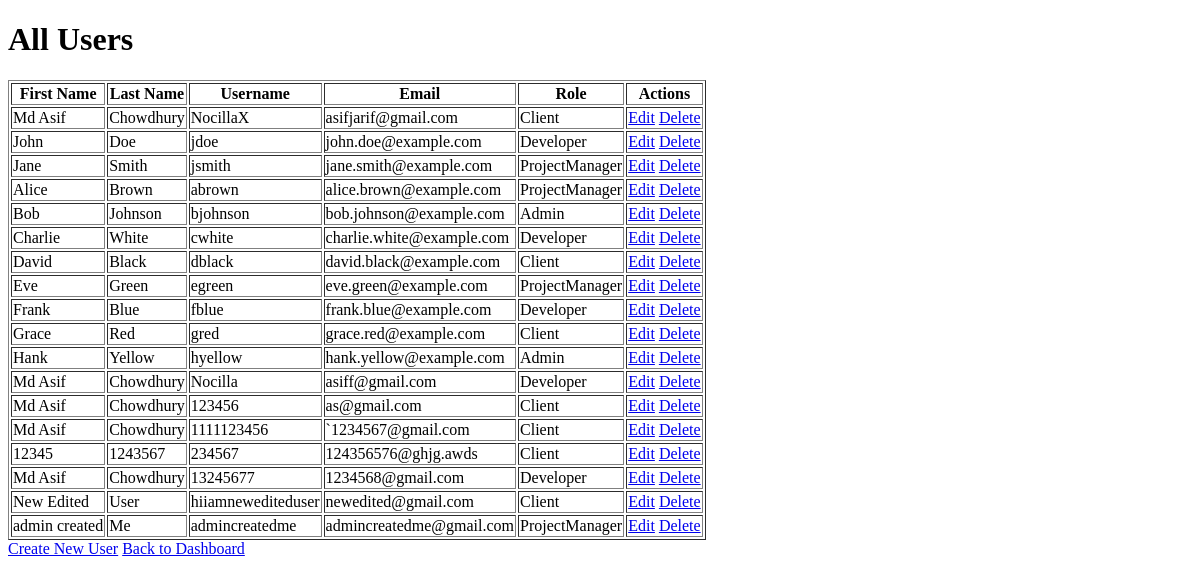
Page /controller/admin-user-controller.php?action=show_all (signed in) on the earlier database version.
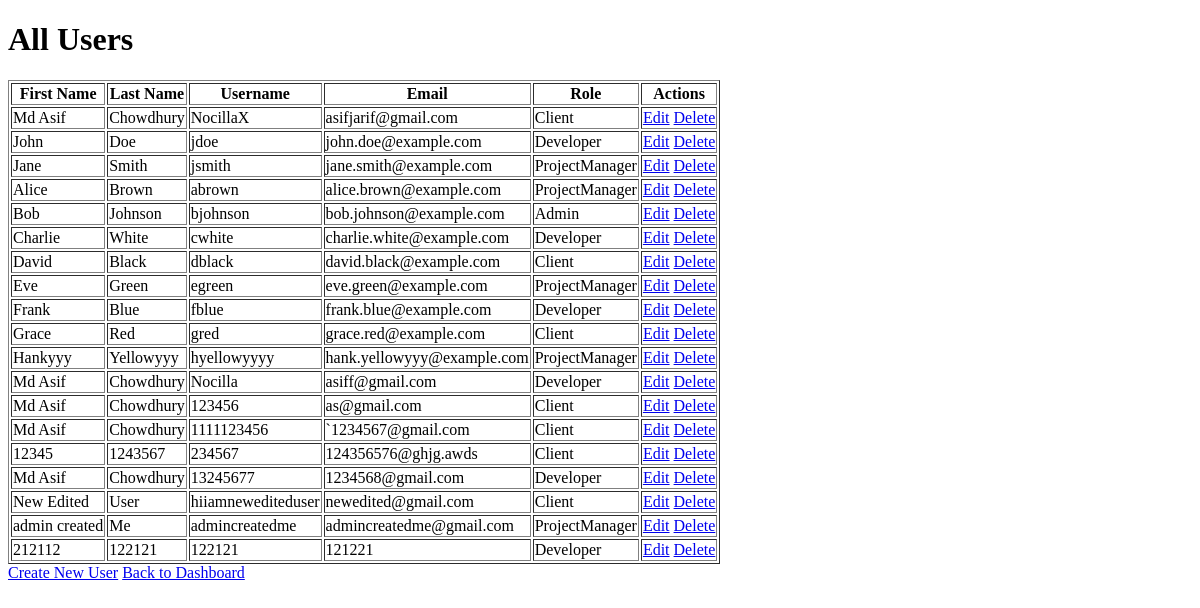
Same page on the later database version.
### tables this page shows
CREATE TABLE `usr` (
  `userid` int(11) NOT NULL,
  `firstname` varchar(255) NOT NULL,
  `lastname` varchar(255) NOT NULL,
  `name` varchar(255) NOT NULL,
  `email` varchar(255) NOT NULL,
  `password` varchar(255) NOT NULL,
  `roleid` int(11) DEFAULT NULL,
  `profile_picture` longblob DEFAULT NULL
);

CREATE TABLE `usr_role` (
  `roleid` int(11) NOT NULL,
  `rolename` varchar(255) NOT NULL
);

### model/user-model.php (called while the page is built, shortened)
<?php
function getAllUserDetails() {
    $conn = getDbConnection();
    $sql = "SELECT u.userid, u.firstname, u.lastname, u.name, u.email, r.rolename AS role_name
            FROM usr u
            JOIN usr_role r ON u.roleid = r.roleid";
    $stmt = $conn->prepare($sql);
    $stmt->execute();
    $result = $stmt->get_result();
    $users = [];
    while ($row = $result->fetch_assoc()) {
        $users[] = $row;
    }
    return $users;
}
?>

### view/admin-user-showall.php (the view, shortened to what this page needs)
<!DOCTYPE html>
<html lang="en">
<head>
    <link rel="stylesheet" href="../css/styles.css">
</head>
<body>
<h1>All Users</h1>
<table border="1">
    <thead>
        <tr>
            <th>First Name</th>
            <th>Last Name</th>
            <th>Username</th>
            <th>Email</th>
            <th>Role</th>
            <th>Actions</th>
        </tr>
    </thead>
    <tbody>
        <?php foreach ($users as $user) { ?>
        <tr>
            <td><?php echo $user['firstname']; ?></td>
            <td><?php echo $user['lastname']; ?></td>
            <td><?php echo $user['name']; ?></td>
            <td><?php echo $user['email']; ?></td>
            <td><?php echo $user['role_name']; ?></td>
            <td>
                <a href="../controller/admin-user-controller.php?action=edit&userid=<?php echo $user['userid']; ?>">Edit</a>
                <a href="../controller/admin-user-controller.php?action=delete&userid=<?php echo $user['userid']; ?>" onclick="return confirm('Are you sure you want to delete this user?');">Delete</a>
            </td>
        </tr>
        <?php } ?>
    </tbody>
</table>
<a href="../controller/admin-user-controller.php?action=show_create_user">Create New User</a>
<a href="../controller/user-dashboard-controller.php">Back to Dashboard</a>
</body>
</html>

### controller/admin-user-controller.php (shortened to what this page needs)
<?php
include_once '../model/user-model.php';
$action = $_GET['action'] ?? '';
switch ($action) {
    case 'show_all':
        showAllUsers();
        break;
}
function showAllUsers() {
    $users = getAllUserDetails();
    include '../view/admin-user-showall.php';
}

Differences in the rows shown:
changed usr: firstname "Hank" → "Hankyyy"; lastname "Yellow" → "Yellowyyy"; name "hyellow" → "hyellowyyyy"; email "hank.yellow@example.com" → "hank.yellowyyy@example.com"; roleid.rolename "Admin" → "ProjectManager"
added usr: firstname "212112", lastname "122121", name "122121", email "121221", roleid.rolename "Developer"
